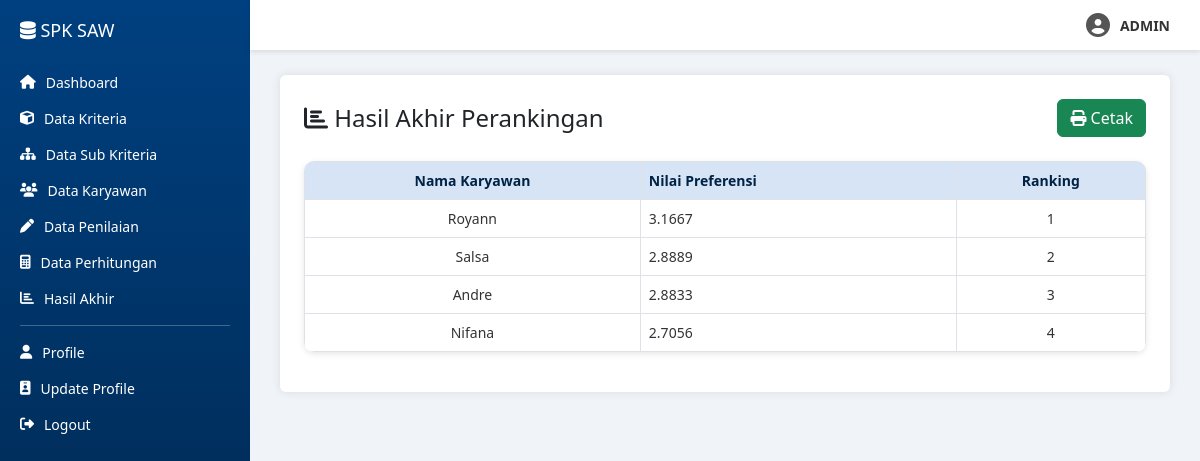
/hasil_akhir.php (signed in), run on the app's committed database.
### tables this page shows
CREATE TABLE `karyawan` (
  `id_karyawan` int(11) NOT NULL,
  `nama_karyawan` varchar(100) NOT NULL
);

### hasil_akhir.php (the view, shortened to what this page needs)
<?php
$conn = new mysqli("localhost", "root", "", "spk_saw");
$karyawan = [];
$resKaryawan = $conn->query("SELECT * FROM karyawan");
while ($row = $resKaryawan->fetch_assoc()) {
    $karyawan[$row['id_karyawan']] = $row;
}
$preferensi = [];
$res = $conn->query("SELECT * FROM hasil_preferensi");
while ($row = $res->fetch_assoc()) {
    $preferensi[$row['id_karyawan']] = $row['nilai_preferensi'];
}
arsort($preferensi);
?>
<!DOCTYPE html>
<html lang="id">
<head>
    <link rel="stylesheet" href="https://cdn.jsdelivr.net/npm/bootstrap@5.3.3/dist/css/bootstrap.min.css">
    <link rel="stylesheet" href="https://cdnjs.cloudflare.com/ajax/libs/font-awesome/6.5.0/css/all.min.css">
</head>
<body>
<div style="position: fixed; top: 0; left: 250px; right: 0; height: 50px; background: white; display: flex; align-items: center; justify-content: flex-end; padding: 0 30px; box-shadow: 0 2px 5px rgba(0,0,0,0.1); z-index: 1000;">
  <i class="fas fa-user-circle" style="font-size: 24px; color: #555; margin-right: 10px;"></i>
  <span style="font-weight: bold; color: #333; font-size: 14px;">ADMIN</span>
</div>
<div class="sidebar">
    <h2><i class="fas fa-database"></i> SPK SAW</h2>
    <ul>
        <li><a href="halaman_utama.php"><i class="fas fa-home"></i> Dashboard</a></li>
        <li><a href="data_kriteria.php"><i class="fas fa-cube"></i> Data Kriteria</a></li>
        <li><a href="data_subkriteria.php"><i class="fas fa-sitemap"></i> Data Sub Kriteria</a></li>
        <li><a href="data_karyawan.php"><i class="fas fa-users"></i> Data Karyawan</a></li>
        <li><a href="data_penilaian.php"><i class="fas fa-pen"></i> Data Penilaian</a></li>
        <li><a href="data_perhitungan.php"><i class="fas fa-calculator"></i> Data Perhitungan</a></li>
        <li><a href="hasil_akhir.php"><i class="fas fa-chart-bar"></i> Hasil Akhir</a></li>
        <hr>
        <li><a href="data_profil.php"><i class="fas fa-user"></i> Profile</a></li>
        <li><a href="crud/edit_profil.php"><i class="fas fa-id-badge"></i> Update Profile</a></li>
        <li><a href="logout.php"><i class="fas fa-sign-out-alt"></i> Logout</a></li>
    </ul>
</div>
<div class="main">
    <div class="card p-4">
        <div class="d-flex justify-content-between align-items-center mb-4">
            <h4 class="mb-0"><i class="fas fa-chart-bar"></i> Hasil Akhir Perankingan</h4>
            <button onclick="window.print()" class="btn btn-success"><i class="fas fa-print"></i> Cetak</button>
        </div>
        <?php if (empty($preferensi)): ?>
            <div class="alert alert-warning text-center">
                <i class="fas fa-info-circle"></i> Belum ada perhitungan yang dilakukan. Silakan proses perhitungan terlebih dahulu.
            </div>
        <?php else: ?>
            <table class="table table-bordered table-hover">
                <thead>
                    <tr>
                        <th>Nama Karyawan</th>
                        <th>Nilai Preferensi</th>
                        <th>Ranking</th>
                    </tr>
                </thead>
                <tbody>
                    <?php $rank = 1; foreach ($preferensi as $id => $nilai): ?>
                        <tr>
                            <td><?= htmlspecialchars($karyawan[$id]['nama_karyawan'] ?? '-') ?></td>
                            <td><?= number_format($nilai, 4) ?></td>
                            <td><?= $rank++ ?></td>
                        </tr>
                    <?php endforeach; ?>
                </tbody>
            </table>
        <?php endif; ?>
    </div>
</div>
</body>
</html>

### hasil_akhir.php (style rules this page uses)
body { margin: 0; font-family: 'Segoe UI', sans-serif; background-color: #f0f4f8; display: flex; }
.sidebar { width: 250px; background: linear-gradient(to bottom, #004080, #002244); color: white; height: 100vh; position: fixed; padding: 20px; box-sizing: border-box; }
.sidebar h2 { font-size: 18px; margin-bottom: 30px; }
.sidebar ul { list-style: none; padding: 0; }
.sidebar ul li { margin-bottom: 15px; }
.sidebar ul li a { color: white; text-decoration: none; display: flex; align-items: center; font-size: 14px; }
.sidebar ul li a i { margin-right: 10px; }
.main { margin-left: 250px; padding: 75px 30px 30px 30px; width: calc(100% - 250px); }
.card { border: none; box-shadow: 0 0 10px rgba(0, 0, 0, 0.1); background-color: #ffffff; }
.table { background-color: #ffffff; border-radius: 10px; overflow: hidden; box-shadow: 0 2px 6px rgba(0, 0, 0, 0.1); }
.table th { background-color: #d6e4f5; font-weight: 600; color: #002244; font-size: 14px; }
.table td { font-size: 14px; color: #333; }
.table th:nth-child(1), .table th:nth-child(3), .table td:nth-child(1), .table td:nth-child(3) { text-align: center; }
.table th:nth-child(2), .table td:nth-child(2) { text-align: left; }

### data on the page
karyawan: nama_karyawan "Royann", nilai "3.1667"
karyawan: nama_karyawan "Salsa", nilai "2.8889"
karyawan: nama_karyawan "Andre", nilai "2.8833"
karyawan: nama_karyawan "Nifana", nilai "2.7056"
